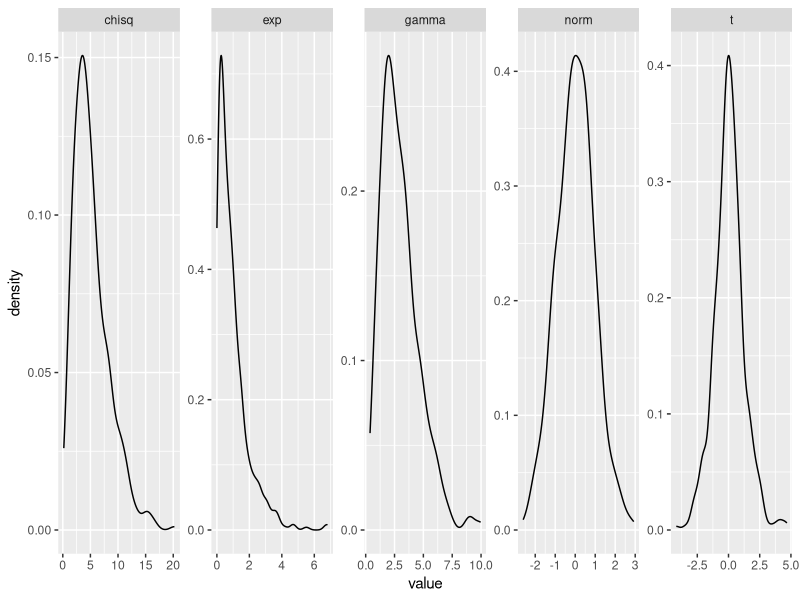
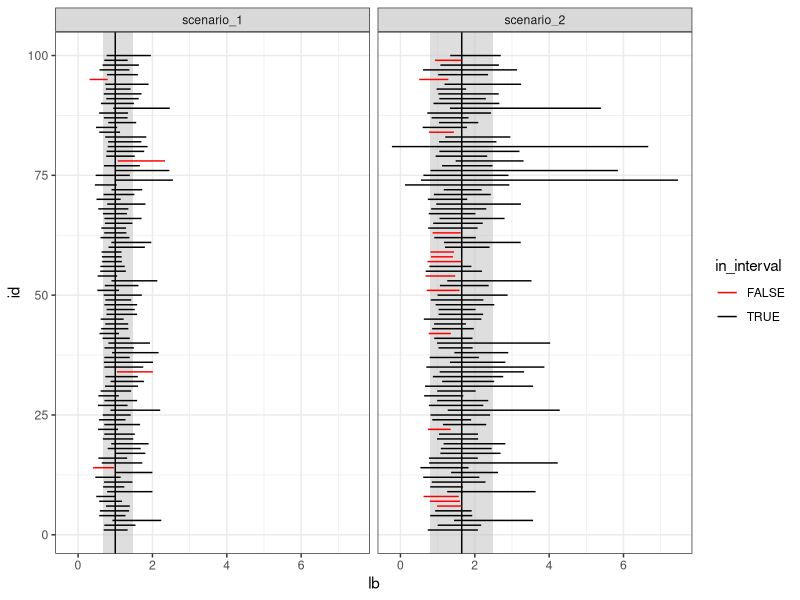
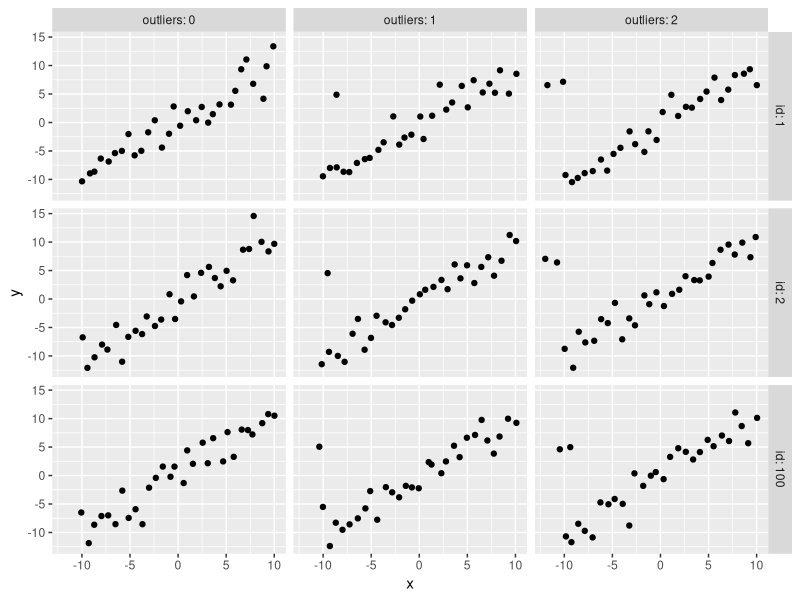
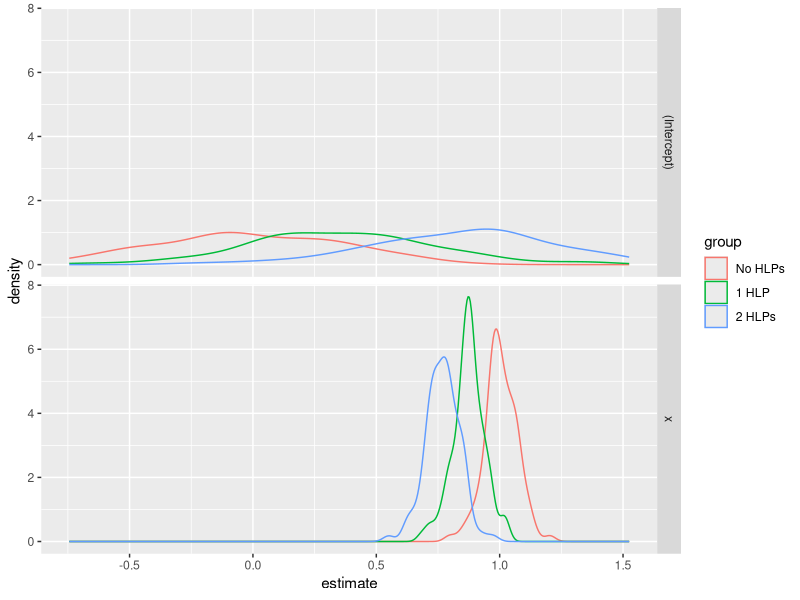

Source code (R) for these figures, in order: (Note: this script raises an error after producing the figures.)
## ---- chunk 1
set.seed(342512)

# Get 10 numbers after the seed is set
sample(1:100, 10)

# Compute something else that depends on randomness
mean(rnorm(50))

# Get 10 more numbers
sample(1:100, 10)
## ---- chunk 2
set.seed(342512)

# Get 10 numbers after the seed is set
sample(1:100, 10)

# Compute something else that depends on randomness
mean(rnorm(30))

# Get 10 more numbers
sample(1:100, 10)
## ---- chunk 3
#| fig-width: 10
#| fig-height: 2
library(tibble)
library(dplyr)
library(tidyr)
library(ggplot2)
set.seed(109025879)

tibble(
  norm = rnorm(500),
  gamma = rgamma(500, shape = 3, scale = 1),
  exp = rexp(500, rate = 1), # R uses a exp(-ax) 
  t = rt(500, df = 5),
  chisq = rchisq(500, 5)
) %>%
  pivot_longer(1:5, names_to = "dist", values_to = "value") %>%
  ggplot(aes(x = value)) + geom_density() + facet_wrap(~dist, scales = "free", nrow = 1)
## ---- chunk 4
set.seed(20572983)
data <- tibble(x = seq(-10, 10, .1), 
               y = x + rnorm(length(x)))
regression <- lm(y ~ x, data = data)
summary(regression)
## ---- chunk 5
set.seed(40295023)

sim <- tibble(
  id = rep(1:100, each = 25), # generate 100 samples of 25 points each
  ln_x = rnorm(25*100), # generate 25 normal deviates for each sample
  x = exp(ln_x), # transform into lognormal deviates
) %>%
  # this creates a 100-row data frame, with one row for each id. 
  # the columns x, ln_x are stored in the data list-column as a tibble.
  nest(data = c(x, ln_x))
  
head(sim)
sim$data[[1]]
## ---- chunk 6
options(digits = 3)
## ---- chunk 7
compute_interval <- function(x) {
  s1 <- exp(mean(log(x)) + c(-1, 1) * qnorm(.975) * sd(log(x))/sqrt(length(x)))
  s2 <- mean(x) + c(-1, 1) * qnorm(.975) * sd(x)/sqrt(length(x))
  tibble(scenario = c("scenario_1", "scenario_2"),
         mean = c(1, exp(1/2)),
         lb = c(s1[1], s2[1]), ub = c(s1[2], s2[2]),
         in_interval = (lb < mean) & (ub > mean))
}
## ---- chunk 8

sim_long <- sim %>%
  # This line takes each data entry and computes an interval for x.
  # .$x is code for take the argument you passed in to map and get the x column
  mutate(res = purrr::map(data, ~compute_interval(.$x))) %>%
  # this "frees" res and we end up with two columns: lb and ub, for each scenario
  unnest(res)
  

ci_df <- tibble(scenario = c("scenario_1", "scenario_2"),
                mu = c(1, exp(1/2)),
                lb = c(exp(-1.96/5), exp(.5) - 1.96*sqrt((exp(1) - 1)*exp(1))/5),
                ub = c(exp(1.96/5), exp(.5) + 1.96*sqrt((exp(1) - 1)*exp(1))/5))

## ---- chunk 9
ggplot() + 
  geom_rect(aes(xmin = lb, xmax = ub, ymin = -Inf, ymax = Inf), 
            data = ci_df,
            fill = "grey", alpha = .5, color = NA) + 
  geom_vline(aes(xintercept = mu), data = ci_df) + 
  geom_segment(aes(x = lb, xend = ub, y = id, yend = id, color = in_interval),
               data = sim_long) + 
  scale_color_manual(values = c("red", "black")) + 
  theme_bw() + 
  facet_wrap(~scenario)
## ---- chunk 10
gen_data <- function(o = 1, n = 30, error_sd = 2) {
  # generate the main part of the regression data
  data <- tibble(x = rnorm(n = n - o, 
                           mean = seq(-10, 10, length.out = n - o), 
                           sd = .1),
                 y = x + rnorm(length(x), 
                               mean = 0, 
                               sd = error_sd))
  # generate the outlier - make it at ~(-10, 5)
  outdata <- tibble(x = rnorm(o, -10), y = rnorm(o, 5, error_sd))
  bind_rows(data, outdata)
}

sim_data <- crossing(id = 1:100, outliers = 0:2) %>%
  mutate(
  # call gen_data for each row in sim_data, 
  # but don't use id as a parameter.
  data = purrr::map(outliers, gen_data) 
)

## ---- chunk 11
head(sim_data)

# plot a few datasets just to check they look like we expect:
sim_data %>%
  filter(id %% 100 < 3) %>%
  unnest(data) %>%
  ggplot(aes(x = x, y = y)) + 
  geom_point() + 
  facet_grid(id ~ outliers, labeller = label_both)

## ---- chunk 12
library(broom) # the broom package cleans up model objects to tidy form

sim_data <- sim_data %>%
  # fit linear regression
  mutate(model = purrr::map(data, ~lm(y ~ x, data = .)))  %>%
  mutate(tidy_model = purrr::map(model, tidy))
## ---- chunk 13
# Get the coefficients out
tidy_coefs <- select(sim_data, id, outliers, tidy_model) %>%
  unnest(tidy_model) %>%
  mutate(group = case_when(outliers == 0 ~ "No HLPs",
                           outliers == 1 ~ "1 HLP",
                           outliers == 2 ~ "2 HLPs") %>%
           factor(levels = c("No HLPs", "1 HLP", "2 HLPs")))

ggplot(tidy_coefs, aes(x = estimate, color = group)) + 
  facet_grid(term ~ .) + 
  geom_density()
## ---- chunk 14
set.seed(204209527)
dogtemp <- tibble(
  actual = rnorm(1000, 101.75, 0.375),
  read = pmin(actual, 102)
) 
dogtemp %>%
  summarize_all(mean) %>%
  diff()

## ---- chunk 15
options(digits = 8)
## ---- chunk 16
# It's easier to think through the code if we write it inefficiently first
sim_fcn <- function() {
  usum <- 0
  k <- 0
  # prevent infinite loops by monitoring the value of k as well
  while (usum < 1 & k < 15) {
    usum <- runif(1) + usum
    k <- k + 1
  }
  return(k)
}

set.seed(302497852)
res <- tibble(k = replicate(1000, sim_fcn(), simplify = T))

mean(res$k)
## ---- chunk 17
set.seed(20417023)

sim_res <- tibble(samp = replicate(250000, sim_fcn(), simplify = T)) 

sim_res <- sim_res %>%
  mutate(running_avg_est = cummean(samp),
         N = row_number())

ggplot(aes(x = N, y = running_avg_est), data = sim_res) + 
  geom_hline(yintercept = exp(1), color = "red") + 
  geom_line()
## ---- chunk 18
#| fig-width: 4
#| fig-height: 4
#| out-width: 50%
#| fig-cap: "f(x) over the interval [0,1]."
#| fig-alt: "A function that oscillates around 0 very rapidly from 0 to 0.12 and then reaches a minimum at approximately x = 0.25 before increasing at an approximately linear rate through x = 1.0."
fn <- function(x) x^2 * sin(1/x)
ggplot(data.frame(x = seq(0.0001, 1, length.out = 1000)), aes(x)) + geom_function(fun = fn)
## ---- chunk 19
set.seed(20491720)
fn <- function(x)  x^2 * sin(1/x)

sim_data <- tibble(x = runif(100000),
                   y = fn(x))
mean(sim_data$y)
## ---- chunk 20
fn <- function(x)  x^2 * sin(1/x)

riemann <- tibble(x = seq(0, 1, length.out = 10000)[-1],
                  y = fn(x))
mean(riemann$y)
## ---- chunk 21
#| fig-width: 4
#| fig-height: 4
#| out-width: 50%
#| fig-cap: "The unit circle."
#| fig-alt: "A circle centered in (0,0) with radius 1."
fn <- function(x) sqrt(1-x^2)
ggplot(data.frame(x = seq(-1, 1, length.out = 1000)), aes(x)) + 
  geom_polygon(aes(y = fn(x)), fill = "grey70", alpha = 0.8) + 
  geom_polygon(aes(y = -fn(x)), fill = "grey70", alpha = 0.8) + 
  geom_path(aes(x = sin(theta), y = cos(theta)), 
            data = data.frame(theta=seq(0,2*pi, by = 0.0001))) + ylab("y")
  
## ---- chunk 22
#| fig-width: 4
#| fig-height: 4
#| out-width: 50%
#| fig-cap: "The unit circle  is encapsulated by a square and overlaid with uniform points from U[-1,1] x U[-1,1]. "
#| fig-alt: "A circle centered in (0,0) with radius 1 overlaid with randomly generated points. The points inside the circle are drawn in a different color from the ones outside the circle."

R <- 1000

random <- data.frame(
  x = runif(R, min=-1, max=1),
  y = runif(R, min=-1, max=1)) %>% 
  mutate(
    in_circle = x^2+y^2<1
  )

fn <- function(x) sqrt(1-x^2)
ggplot(data.frame(x = seq(-1, 1, length.out = 1000)), aes(x)) + 
  geom_path(aes(x = x, y = y), data = data.frame(x = c(-1, 1, 1, -1, -1), y = c( 1, 1, -1, -1, 1))) +
  geom_polygon(aes(y = fn(x)), fill = "grey70", alpha = 0.8) + 
  geom_polygon(aes(y = -fn(x)), fill = "grey70", alpha = 0.8) + 
  geom_path(aes(x = sin(theta), y = cos(theta)), 
            data = data.frame(theta=seq(0,2*pi, by = 0.0001))) + ylab("y") + 
  geom_point(aes(x = x, y = y, colour = in_circle), data = random) + 
  coord_equal()
  
## ---- chunk 23
set.seed(20491720)

calculate_pi <- function(R) {
  x = runif(R, min=-1, max=1)
  y = runif(R, min=-1, max=1)
  in_circle = x^2+y^2<1
  
  4 * sum(in_circle) / R
}

# Quite a bit of variability with just 100 values
calculate_pi(100)
calculate_pi(100)
calculate_pi(100)

# Better with 10,000
calculate_pi(10000)
calculate_pi(10000)

# Better, but still only good for about 2-3 digits
calculate_pi(1000000) 

pi

## ---- chunk 24
set.seed(20491720)
fn <- function(x)  2*sqrt(1-x^2)

integrate(fn, lower=-1, upper=1)

pi
## ---- chunk 25
needle_sim <- function(sticks = 100) {
  df <- tibble(xstart = runif(sticks, 0, 10), 
         ystart = runif(sticks, 0, 1), 
         angle = runif(sticks, 0, 360),
         xend = xstart + cos(angle/180*pi), 
         yend = ystart + sin(angle/180*pi)
  ) %>%
    # We can see if a stick crosses a line if the floor() function of ystart is 
    # different than floor(yend). 
    # Note this only works for integer line values.
  mutate(crosses_line = floor(ystart) != floor(yend)) 
  
  
  gg <- ggplot() + 
  geom_hline(yintercept = c(0, 1)) + 
  geom_segment(aes(x = xstart, y = ystart, xend = xend, yend = yend,
                   color = crosses_line), data = df) + 
  coord_fixed()
  
  return(list(est = 2 * sticks / sum(df$crosses_line), plot = gg))
}

needle_sim(10)

needle_sim(100)

needle_sim(1000)

needle_sim(10000)
